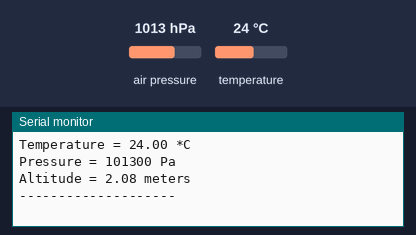
A sketch run on a simulated ESP32. On the bench: the last lines printed to the serial monitor. The inputs (shaded band) are chosen by the test bench; at power-on: air pressure 1013 hPa, temperature 24 °C.

Above: at 1.2 s.
1.3 s: air pressure set to 952 hPa
At 2.6 s:
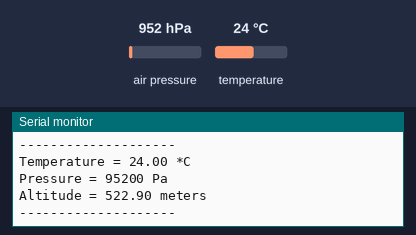
2.8 s: temperature set to 12 °C
4.3 s: air pressure set to 975 hPa
At 6.6 s:
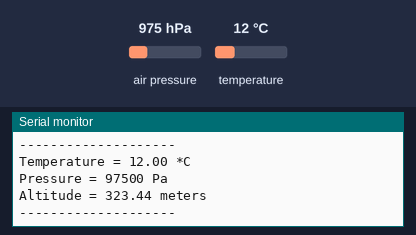
Timing chart, 0 to 8.1 s (numbered marks = the images above; inputs shaded):
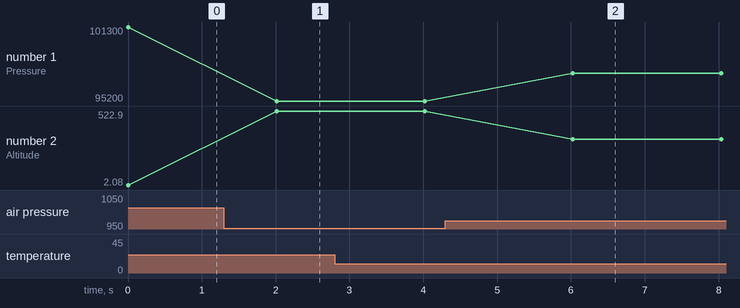

The sketch:

BMP180_SENSOR.ino
```cpp
#include <Wire.h>
#include <Adafruit_BMP085.h>

Adafruit_BMP085 bmp;

void setup() {
  Serial.begin(115200);

  if (!bmp.begin()) {
    Serial.println("BMP180 not found!");
    while (1);
  }
}

void loop() {
  Serial.print("Temperature = ");
  Serial.print(bmp.readTemperature());
  Serial.println(" *C");

  Serial.print("Pressure = ");
  Serial.print(bmp.readPressure());
  Serial.println(" Pa");

  Serial.print("Altitude = ");
  Serial.print(bmp.readAltitude());
  Serial.println(" meters");

  Serial.println("--------------------");
  delay(2000);
}
```

Measured:
- after the input at 1.3 s, the serial monitor: prints a new line after 0.71 s (image 1)
- after the input at 4.3 s, the serial monitor: prints a new line after 1.7 s (image 2)
- plotted number 1: 101300 → 95200 after the input at 1.3 s, 95200 → 97500 after the input at 4.3 s
- plotted number 2: 2.08 → 522.9 after the input at 1.3 s, 522.9 → 323.44 after the input at 4.3 s
